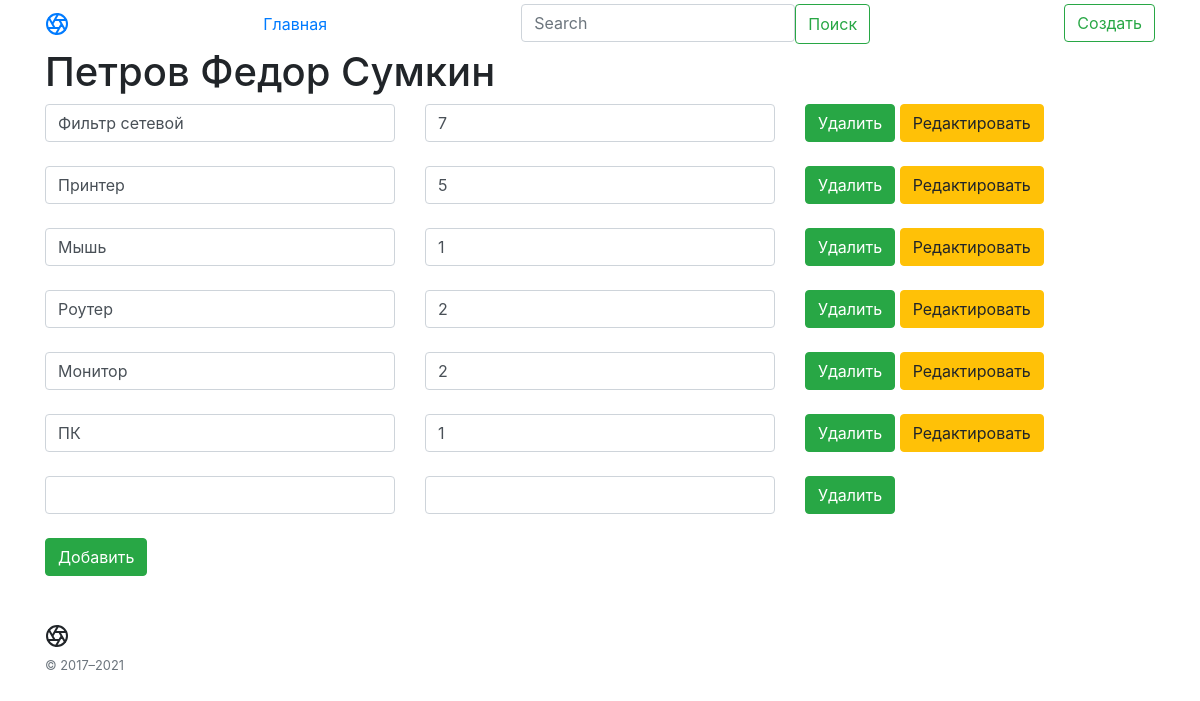
The app's page /inventory/4 with its own data.
### main.py (models this page shows, shortened)
class Article(db.Model):
    id = db.Column(db.Integer, primary_key=True)
    title = db.Column(db.String(100), nullable=False)
    intro = db.Column(db.String(300), nullable=False)
    date = db.Column(db.DateTime, default=datetime.utcnow)

class Equipment(db.Model):
    id = db.Column(db.Integer, primary_key=True)
    eq = db.Column(db.String(100), nullable=False)
    col = db.Column(db.Integer, nullable=False)
    user_id = db.Column(db.Integer, db.ForeignKey('article.id'))

### main.py (the view)
@app.route('/inventory/<int:id>')
def equip(id):
    article = Article.query.get(id)
    equipment = Equipment.query.all()
    return render_template("eq.html", article=int(article.id), equipment=equipment, name=article)

### templates/eq.html (shortened to what this page needs)
{% extends 'base.html' %}
{% block body %}
<div class="container">
    <h1>{{ name.title }}</h1>
    {% for el in equipment %}
    {% if el.user_id == article %}
    <form action="/inventory/{{ name.id }}/{{ el.id }}/updateeq" method="POST">
        <div class="row">
            <div class="col"><input type="text" name="eq.{{el.id}}" id="eq.{{el.id}}" class="form-control" value="{{ el.eq }}">
            </div>
            <div class="col">
                <input name="col.{{el.id}}" id="col.{{el.id}}" class="form-control" value="{{ el.col }}">
            </div>
            <div class="col">
                <a href="/inventory/{{ name.id }}/{{ el.id }}/deleteeq" class="btn btn-success">Удалить</a>
                <button formaction="/inventory/{{ name.id }}/{{ el.id }}/show" type="submit" class="btn btn-warning">Редактировать</button>
            </div>
        </div>
        <br>
        {% endif %}
        {% endfor %}
    </form>
    <form action="/inventory/{{ name.id }}/{{ equipment[-1].id+1 }}/new/{{ equipment[-1].id }}" method="POST">
        <div class="row">
            <div class="col"><input type="text" name="eq_id" id="eq_id" class="form-control"></div>
            <div class="col"><input name="col_id" id="col_id" class="form-control"></div>
            <div class="col"><a href="/inventory/{{ name.id }}/{{ equipment[-1].id }}/deleteeq" class="btn btn-success">Удалить</a>
            </div>
        </div>
        <br>
        <button type="submit" class="btn btn-success">Добавить</button>
    </form>
</div>
{% endblock %}

### records on screen
Article: title "Петров Федор Сумкин"
Equipment: eq "Фильтр сетевой", col "7"
Equipment: eq "Принтер", col "5"
Equipment: eq "Мышь", col "1"
Equipment: eq "Роутер", col "2"
Equipment: eq "Монитор", col "2"
Equipment: eq "ПК", col "1"
